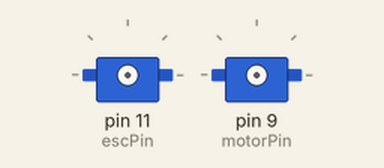
Simulated run of this sketch. Board: Arduino Uno, built with avr-gcc and run on an emulated ATmega328P. On the bench: 2 × servo.

Above: at 0.1 s.
At 3.1 s:
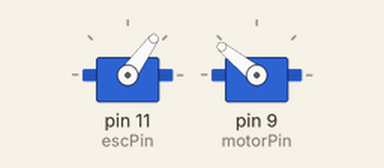
At 8.1 s:
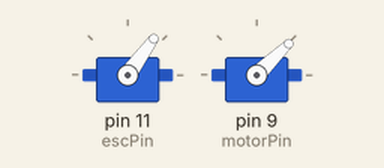
At 14.1 s:
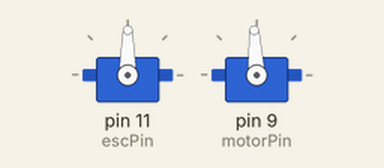
Timing chart, 0 to 15.6 s (numbered marks = the images above):
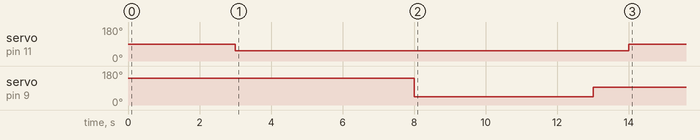

Measured:
- by itself, servo on pin 11 (escPin): 90° → 54° at 3.0 s, → 90° 11.0 s later

The sketch:

MoveMotor.ino
```cpp
#include <Servo.h>
Servo esc;
const int escPin = 11;

Servo motor;  // Create a Servo object to control the motor
int motorPin = 9;  // PWM signal connected to the white wire

void setup() {
  delay(2000);
  esc.attach(escPin, 1000, 2000);
  delay(1000);
  esc.writeMicroseconds(1300); //ideal speed for test (I think)
  motor.attach(motorPin);  // Attach the motor signal pin

  motor.writeMicroseconds(2000);  // Full turn

  delay(5000);

  motor.writeMicroseconds(1000);

  delay(5000);

  motor.writeMicroseconds(1500);  // Stop

  delay(1000);

  esc.writeMicroseconds(1500);
}

void loop() { }
```
